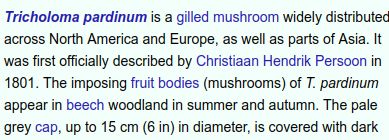
#> input picture extract_text/input_image.png, 389 x 140 px
$ python after_smoth.py --input input_image.png
#> lines starting #> are read from the running program, lines starting #| are printed output that depends on the picture
from PIL import Image
import pytesseract
import argparse
import cv2
import numpy as np

ap = argparse.ArgumentParser()

ap.add_argument("-i", "--input", required=True)

args = vars(ap.parse_args())

input_images = args["input"]

img = cv2.imread(input_images)
#> img is the input picture: shape (140, 389, 3); mean B, G, R 224.6, 224, 214

kernel = np.ones((2, 2), np.uint8)/5

img = cv2.dilate(img, kernel, iterations=1)
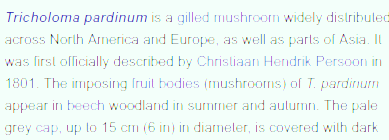
#> img: shape (140, 389, 3); mean B, G, R 244, 247.3, 236

img = cv2.erode(img, kernel, iterations=0)

img = cv2.morphologyEx(img, cv2.MORPH_OPEN, kernel, iterations=1)
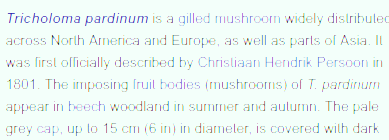
#> img: shape (140, 389, 3); mean B, G, R 244, 247.3, 236

#> (the run stopped early here; a loop or call above may not have finished)
